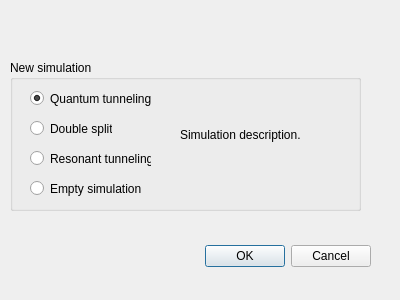
<?xml version="1.0" encoding="UTF-8"?>
<ui version="4.0">
 <class>NewSimDialog</class>
 <widget class="QDialog" name="NewSimDialog">
  <property name="geometry">
   <rect>
    <x>0</x>
    <y>0</y>
    <width>400</width>
    <height>300</height>
   </rect>
  </property>
  <property name="windowTitle">
   <string>Dialog</string>
  </property>
  <widget class="QDialogButtonBox" name="buttonBox">
   <property name="geometry">
    <rect>
     <x>30</x>
     <y>240</y>
     <width>341</width>
     <height>32</height>
    </rect>
   </property>
   <property name="orientation">
    <enum>Qt::Horizontal</enum>
   </property>
   <property name="standardButtons">
    <set>QDialogButtonBox::Cancel|QDialogButtonBox::Ok</set>
   </property>
  </widget>
  <widget class="QGroupBox" name="simuGroup">
   <property name="geometry">
    <rect>
     <x>10</x>
     <y>60</y>
     <width>351</width>
     <height>151</height>
    </rect>
   </property>
   <property name="title">
    <string>New simulation</string>
   </property>
   <widget class="QRadioButton" name="tunnelButton">
    <property name="geometry">
     <rect>
      <x>20</x>
      <y>30</y>
      <width>131</width>
      <height>17</height>
     </rect>
    </property>
    <property name="text">
     <string>Quantum tunneling</string>
    </property>
    <property name="checked">
     <bool>true</bool>
    </property>
   </widget>
   <widget class="QRadioButton" name="splitButton">
    <property name="geometry">
     <rect>
      <x>20</x>
      <y>60</y>
      <width>82</width>
      <height>17</height>
     </rect>
    </property>
    <property name="text">
     <string>Double split</string>
    </property>
   </widget>
   <widget class="QRadioButton" name="resonButton">
    <property name="geometry">
     <rect>
      <x>20</x>
      <y>90</y>
      <width>121</width>
      <height>17</height>
     </rect>
    </property>
    <property name="text">
     <string>Resonant tunneling</string>
    </property>
   </widget>
   <widget class="QRadioButton" name="emptyButton">
    <property name="geometry">
     <rect>
      <x>20</x>
      <y>120</y>
      <width>121</width>
      <height>17</height>
     </rect>
    </property>
    <property name="text">
     <string>Empty simulation</string>
    </property>
   </widget>
   <widget class="QLabel" name="simuDescLabel">
    <property name="geometry">
     <rect>
      <x>170</x>
      <y>20</y>
      <width>161</width>
      <height>111</height>
     </rect>
    </property>
    <property name="text">
     <string>&lt;html&gt;&lt;head/&gt;&lt;body&gt;&lt;p&gt;Simulation description.&lt;/p&gt;&lt;/body&gt;&lt;/html&gt;</string>
    </property>
    <property name="wordWrap">
     <bool>true</bool>
    </property>
   </widget>
  </widget>
 </widget>
 <resources/>
 <connections>
  <connection>
   <sender>buttonBox</sender>
   <signal>accepted()</signal>
   <receiver>NewSimDialog</receiver>
   <slot>accept()</slot>
   <hints>
    <hint type="sourcelabel">
     <x>248</x>
     <y>254</y>
    </hint>
    <hint type="destinationlabel">
     <x>157</x>
     <y>274</y>
    </hint>
   </hints>
  </connection>
  <connection>
   <sender>buttonBox</sender>
   <signal>rejected()</signal>
   <receiver>NewSimDialog</receiver>
   <slot>reject()</slot>
   <hints>
    <hint type="sourcelabel">
     <x>316</x>
     <y>260</y>
    </hint>
    <hint type="destinationlabel">
     <x>286</x>
     <y>274</y>
    </hint>
   </hints>
  </connection>
 </connections>
</ui>
